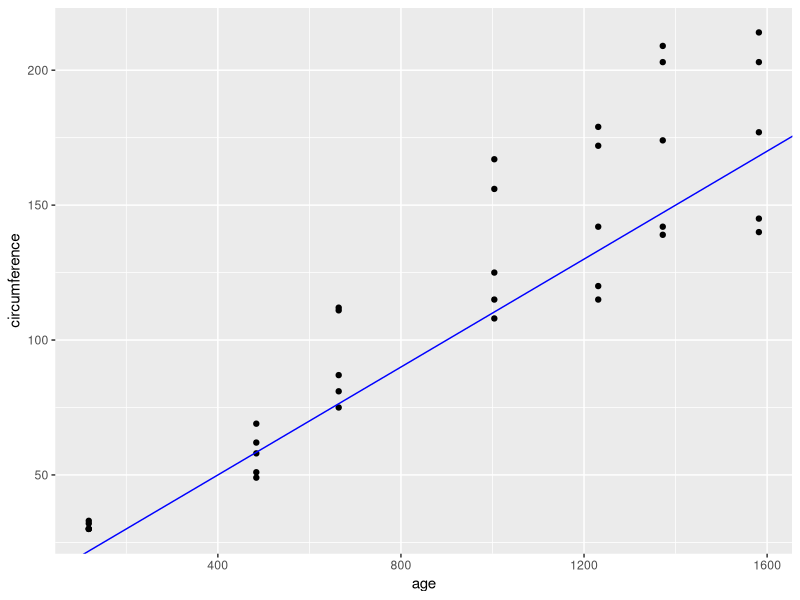
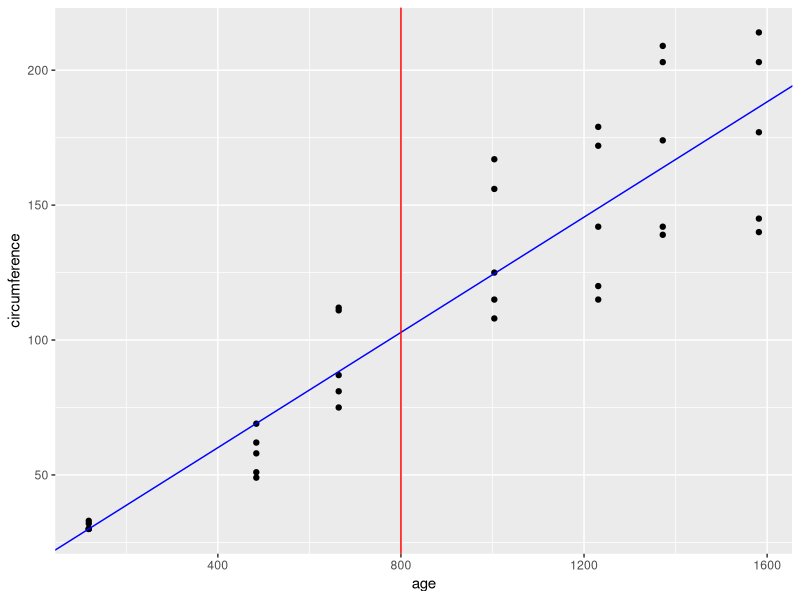

Here is the R script that generated these plots, in order:
# R-modelos 

# despliego libreria 
library(tidyverse)

# asigno variable con data
data("Orange")

# despliego data
head(Orange)

# operaciones 
Orange %>%
  ggplot(aes(x = age,
             y = circumference)) +
  geom_point() +
  geom_abline(intercept = 10,
              slope = 0.1,
              col = 'blue' )

lm(circumference ~ age, data = Orange)

Orange %>%
  ggplot(aes(x = age,
             y = circumference)) +
  geom_point() +
  geom_abline(intercept = 17.3997,
              slope = 0.1068,
              col = 'blue' ) +
  geom_vline(xintercept = 800,
             col = 'red')

dias <- 800
medida <- 0.1068 * dias + 17.3997
print(medida)
